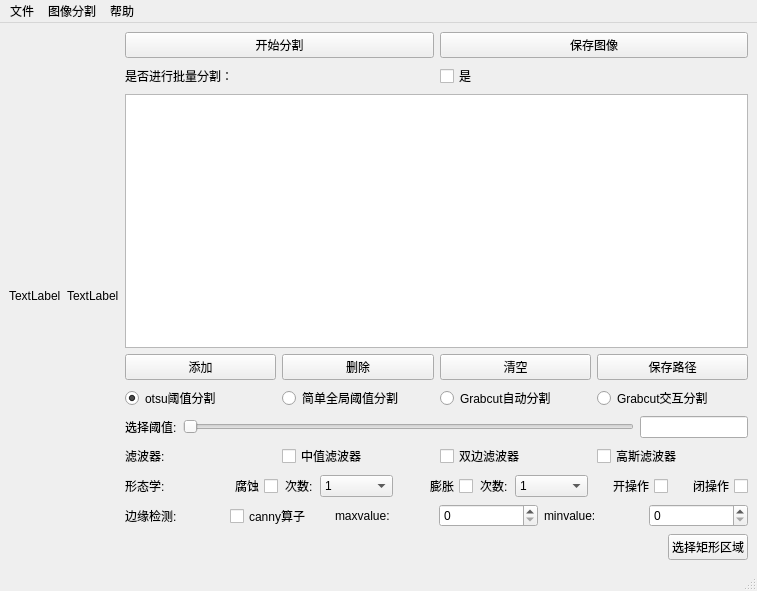
<?xml version="1.0" encoding="UTF-8"?>
<ui version="4.0">
 <class>MainWindow</class>
 <widget class="QMainWindow" name="MainWindow">
  <property name="geometry">
   <rect>
    <x>0</x>
    <y>0</y>
    <width>757</width>
    <height>591</height>
   </rect>
  </property>
  <property name="windowTitle">
   <string>MainWindow</string>
  </property>
  <widget class="QWidget" name="centralwidget">
   <layout class="QGridLayout" name="gridLayout">
    <item row="0" column="0">
     <widget class="QLabel" name="label">
      <property name="text">
       <string>TextLabel</string>
      </property>
     </widget>
    </item>
    <item row="0" column="2">
     <layout class="QVBoxLayout" name="verticalLayout_2">
      <item>
       <layout class="QHBoxLayout" name="horizontalLayout_6">
        <item>
         <widget class="QPushButton" name="pushButton">
          <property name="text">
           <string>开始分割</string>
          </property>
         </widget>
        </item>
        <item>
         <widget class="QPushButton" name="pushButton_2">
          <property name="text">
           <string>保存图像</string>
          </property>
         </widget>
        </item>
       </layout>
      </item>
      <item>
       <layout class="QHBoxLayout" name="horizontalLayout_3">
        <item>
         <widget class="QLabel" name="label_2">
          <property name="layoutDirection">
           <enum>Qt::RightToLeft</enum>
          </property>
          <property name="text">
           <string>是否进行批量分割：</string>
          </property>
         </widget>
        </item>
        <item>
         <widget class="QCheckBox" name="checkBox">
          <property name="text">
           <string>是</string>
          </property>
         </widget>
        </item>
       </layout>
      </item>
      <item>
       <widget class="QListWidget" name="listWidget"/>
      </item>
      <item>
       <layout class="QHBoxLayout" name="horizontalLayout_2">
        <item>
         <widget class="QPushButton" name="pushButton_3">
          <property name="text">
           <string>添加</string>
          </property>
         </widget>
        </item>
        <item>
         <widget class="QPushButton" name="pushButton_4">
          <property name="text">
           <string>删除</string>
          </property>
         </widget>
        </item>
        <item>
         <widget class="QPushButton" name="pushButton_5">
          <property name="text">
           <string>清空</string>
          </property>
         </widget>
        </item>
        <item>
         <widget class="QPushButton" name="pushButton_6">
          <property name="text">
           <string>保存路径</string>
          </property>
         </widget>
        </item>
       </layout>
      </item>
      <item>
       <layout class="QHBoxLayout" name="horizontalLayout">
        <item>
         <widget class="QRadioButton" name="radioButton">
          <property name="text">
           <string>otsu阈值分割</string>
          </property>
          <property name="checked">
           <bool>true</bool>
          </property>
         </widget>
        </item>
        <item>
         <widget class="QRadioButton" name="radioButton_3">
          <property name="text">
           <string>简单全局阈值分割</string>
          </property>
         </widget>
        </item>
        <item>
         <widget class="QRadioButton" name="radioButton_4">
          <property name="text">
           <string>Grabcut自动分割</string>
          </property>
         </widget>
        </item>
        <item>
         <widget class="QRadioButton" name="radioButton_5">
          <property name="text">
           <string>Grabcut交互分割</string>
          </property>
         </widget>
        </item>
       </layout>
      </item>
      <item>
       <layout class="QHBoxLayout" name="horizontalLayout_7">
        <item>
         <widget class="QLabel" name="label_8">
          <property name="sizePolicy">
           <sizepolicy hsizetype="Maximum" vsizetype="Preferred">
            <horstretch>0</horstretch>
            <verstretch>0</verstretch>
           </sizepolicy>
          </property>
          <property name="text">
           <string>选择阈值:</string>
          </property>
         </widget>
        </item>
        <item>
         <widget class="QSlider" name="horizontalSlider">
          <property name="sizePolicy">
           <sizepolicy hsizetype="Preferred" vsizetype="Fixed">
            <horstretch>0</horstretch>
            <verstretch>0</verstretch>
           </sizepolicy>
          </property>
          <property name="orientation">
           <enum>Qt::Horizontal</enum>
          </property>
         </widget>
        </item>
        <item>
         <widget class="QLineEdit" name="lineEdit">
          <property name="sizePolicy">
           <sizepolicy hsizetype="Maximum" vsizetype="Fixed">
            <horstretch>0</horstretch>
            <verstretch>0</verstretch>
           </sizepolicy>
          </property>
          <property name="minimumSize">
           <size>
            <width>0</width>
            <height>0</height>
           </size>
          </property>
         </widget>
        </item>
       </layout>
      </item>
      <item>
       <layout class="QVBoxLayout" name="verticalLayout">
        <item>
         <layout class="QHBoxLayout" name="horizontalLayout_4">
          <item>
           <widget class="QLabel" name="label_3">
            <property name="text">
             <string>滤波器:</string>
            </property>
           </widget>
          </item>
          <item>
           <widget class="QCheckBox" name="checkBox_2">
            <property name="text">
             <string>中值滤波器</string>
            </property>
           </widget>
          </item>
          <item>
           <widget class="QCheckBox" name="checkBox_3">
            <property name="text">
             <string>双边滤波器</string>
            </property>
           </widget>
          </item>
          <item>
           <widget class="QCheckBox" name="checkBox_4">
            <property name="text">
             <string>高斯滤波器</string>
            </property>
           </widget>
          </item>
         </layout>
        </item>
        <item>
         <layout class="QHBoxLayout" name="horizontalLayout_5" stretch="0,0,0,0,0,0,0,0,0">
          <property name="spacing">
           <number>7</number>
          </property>
          <property name="leftMargin">
           <number>0</number>
          </property>
          <property name="topMargin">
           <number>0</number>
          </property>
          <property name="rightMargin">
           <number>0</number>
          </property>
          <property name="bottomMargin">
           <number>0</number>
          </property>
          <item>
           <widget class="QLabel" name="label_4">
            <property name="sizePolicy">
             <sizepolicy hsizetype="Preferred" vsizetype="Preferred">
              <horstretch>0</horstretch>
              <verstretch>0</verstretch>
             </sizepolicy>
            </property>
            <property name="text">
             <string>形态学:</string>
            </property>
            <property name="buddy">
             <cstring>checkBox_4</cstring>
            </property>
           </widget>
          </item>
          <item>
           <widget class="QCheckBox" name="checkBox_5">
            <property name="sizePolicy">
             <sizepolicy hsizetype="Preferred" vsizetype="Preferred">
              <horstretch>0</horstretch>
              <verstretch>0</verstretch>
             </sizepolicy>
            </property>
            <property name="tabletTracking">
             <bool>false</bool>
            </property>
            <property name="layoutDirection">
             <enum>Qt::RightToLeft</enum>
            </property>
            <property name="autoFillBackground">
             <bool>false</bool>
            </property>
            <property name="text">
             <string>腐蚀</string>
            </property>
            <property name="checked">
             <bool>false</bool>
            </property>
           </widget>
          </item>
          <item>
           <widget class="QLabel" name="label_5">
            <property name="sizePolicy">
             <sizepolicy hsizetype="Maximum" vsizetype="Preferred">
              <horstretch>0</horstretch>
              <verstretch>0</verstretch>
             </sizepolicy>
            </property>
            <property name="text">
             <string>次数:</string>
            </property>
           </widget>
          </item>
          <item>
           <widget class="QComboBox" name="comboBox">
            <item>
             <property name="text">
              <string>1</string>
             </property>
            </item>
            <item>
             <property name="text">
              <string>2</string>
             </property>
            </item>
            <item>
             <property name="text">
              <string>3</string>
             </property>
            </item>
            <item>
             <property name="text">
              <string>4</string>
             </property>
            </item>
            <item>
             <property name="text">
              <string>5</string>
             </property>
            </item>
           </widget>
          </item>
          <item>
           <widget class="QCheckBox" name="checkBox_6">
            <property name="sizePolicy">
             <sizepolicy hsizetype="Preferred" vsizetype="Fixed">
              <horstretch>0</horstretch>
              <verstretch>0</verstretch>
             </sizepolicy>
            </property>
            <property name="layoutDirection">
             <enum>Qt::RightToLeft</enum>
            </property>
            <property name="text">
             <string>膨胀</string>
            </property>
           </widget>
          </item>
          <item>
           <widget class="QLabel" name="label_6">
            <property name="sizePolicy">
             <sizepolicy hsizetype="Maximum" vsizetype="Preferred">
              <horstretch>0</horstretch>
              <verstretch>0</verstretch>
             </sizepolicy>
            </property>
            <property name="text">
             <string>次数:</string>
            </property>
           </widget>
          </item>
          <item>
           <widget class="QComboBox" name="comboBox_2">
            <item>
             <property name="text">
              <string>1</string>
             </property>
            </item>
            <item>
             <property name="text">
              <string>2</string>
             </property>
            </item>
            <item>
             <property name="text">
              <string>3</string>
             </property>
            </item>
            <item>
             <property name="text">
              <string>4</string>
             </property>
            </item>
            <item>
             <property name="text">
              <string>5</string>
             </property>
            </item>
           </widget>
          </item>
          <item>
           <widget class="QCheckBox" name="checkBox_7">
            <property name="sizePolicy">
             <sizepolicy hsizetype="Preferred" vsizetype="Fixed">
              <horstretch>0</horstretch>
              <verstretch>0</verstretch>
             </sizepolicy>
            </property>
            <property name="layoutDirection">
             <enum>Qt::RightToLeft</enum>
            </property>
            <property name="text">
             <string>开操作</string>
            </property>
           </widget>
          </item>
          <item>
           <widget class="QCheckBox" name="checkBox_8">
            <property name="sizePolicy">
             <sizepolicy hsizetype="Preferred" vsizetype="Fixed">
              <horstretch>0</horstretch>
              <verstretch>0</verstretch>
             </sizepolicy>
            </property>
            <property name="layoutDirection">
             <enum>Qt::RightToLeft</enum>
            </property>
            <property name="text">
             <string>闭操作</string>
            </property>
           </widget>
          </item>
         </layout>
        </item>
       </layout>
      </item>
      <item>
       <layout class="QHBoxLayout" name="horizontalLayout_8">
        <item>
         <widget class="QLabel" name="label_9">
          <property name="text">
           <string>边缘检测:</string>
          </property>
         </widget>
        </item>
        <item>
         <widget class="QCheckBox" name="checkBox_9">
          <property name="text">
           <string>canny算子</string>
          </property>
         </widget>
        </item>
        <item>
         <widget class="QLabel" name="label_10">
          <property name="text">
           <string>maxvalue:</string>
          </property>
         </widget>
        </item>
        <item>
         <widget class="QSpinBox" name="spinBox"/>
        </item>
        <item>
         <widget class="QLabel" name="label_11">
          <property name="text">
           <string>minvalue:</string>
          </property>
         </widget>
        </item>
        <item>
         <widget class="QSpinBox" name="spinBox_2"/>
        </item>
       </layout>
      </item>
      <item>
       <layout class="QHBoxLayout" name="horizontalLayout_9">
        <item>
         <spacer name="horizontalSpacer">
          <property name="orientation">
           <enum>Qt::Horizontal</enum>
          </property>
          <property name="sizeHint" stdset="0">
           <size>
            <width>40</width>
            <height>20</height>
           </size>
          </property>
         </spacer>
        </item>
        <item>
         <widget class="QPushButton" name="pushButton_7">
          <property name="text">
           <string>选择矩形区域</string>
          </property>
         </widget>
        </item>
       </layout>
      </item>
     </layout>
    </item>
    <item row="0" column="1">
     <widget class="QLabel" name="label_7">
      <property name="text">
       <string>TextLabel</string>
      </property>
     </widget>
    </item>
   </layout>
  </widget>
  <widget class="QMenuBar" name="menubar">
   <property name="geometry">
    <rect>
     <x>0</x>
     <y>0</y>
     <width>757</width>
     <height>25</height>
    </rect>
   </property>
   <widget class="QMenu" name="menu">
    <property name="title">
     <string>文件</string>
    </property>
    <addaction name="actiondakai"/>
    <addaction name="actionbaocun"/>
   </widget>
   <widget class="QMenu" name="menu_2">
    <property name="title">
     <string>图像分割</string>
    </property>
    <addaction name="actionotsu"/>
    <addaction name="actionjiandanyuzhi"/>
    <addaction name="actionGrabcut"/>
   </widget>
   <widget class="QMenu" name="menu_3">
    <property name="title">
     <string>帮助</string>
    </property>
   </widget>
   <addaction name="menu"/>
   <addaction name="menu_2"/>
   <addaction name="menu_3"/>
  </widget>
  <widget class="QStatusBar" name="statusbar"/>
  <action name="actiondakai">
   <property name="text">
    <string>打开</string>
   </property>
  </action>
  <action name="actionbaocun">
   <property name="text">
    <string>保存</string>
   </property>
   <property name="shortcut">
    <string>Ctrl+S</string>
   </property>
  </action>
  <action name="actionotsu">
   <property name="text">
    <string>otsu</string>
   </property>
  </action>
  <action name="actionjiandanyuzhi">
   <property name="text">
    <string>简单阈值</string>
   </property>
  </action>
  <action name="actionGrabcut">
   <property name="text">
    <string>Grabcut</string>
   </property>
  </action>
 </widget>
 <resources/>
 <connections>
  <connection>
   <sender>checkBox_5</sender>
   <signal>clicked(bool)</signal>
   <receiver>comboBox</receiver>
   <slot>setVisible(bool)</slot>
   <hints>
    <hint type="sourcelabel">
     <x>289</x>
     <y>518</y>
    </hint>
    <hint type="destinationlabel">
     <x>386</x>
     <y>518</y>
    </hint>
   </hints>
  </connection>
  <connection>
   <sender>checkBox_5</sender>
   <signal>clicked(bool)</signal>
   <receiver>label_5</receiver>
   <slot>setVisible(bool)</slot>
   <hints>
    <hint type="sourcelabel">
     <x>289</x>
     <y>518</y>
    </hint>
    <hint type="destinationlabel">
     <x>334</x>
     <y>518</y>
    </hint>
   </hints>
  </connection>
  <connection>
   <sender>checkBox_6</sender>
   <signal>clicked(bool)</signal>
   <receiver>label_6</receiver>
   <slot>setVisible(bool)</slot>
   <hints>
    <hint type="sourcelabel">
     <x>451</x>
     <y>517</y>
    </hint>
    <hint type="destinationlabel">
     <x>496</x>
     <y>518</y>
    </hint>
   </hints>
  </connection>
  <connection>
   <sender>checkBox_6</sender>
   <signal>clicked(bool)</signal>
   <receiver>comboBox_2</receiver>
   <slot>setVisible(bool)</slot>
   <hints>
    <hint type="sourcelabel">
     <x>451</x>
     <y>517</y>
    </hint>
    <hint type="destinationlabel">
     <x>548</x>
     <y>518</y>
    </hint>
   </hints>
  </connection>
  <connection>
   <sender>checkBox_9</sender>
   <signal>clicked(bool)</signal>
   <receiver>label_10</receiver>
   <slot>setVisible(bool)</slot>
   <hints>
    <hint type="sourcelabel">
     <x>304</x>
     <y>540</y>
    </hint>
    <hint type="destinationlabel">
     <x>395</x>
     <y>539</y>
    </hint>
   </hints>
  </connection>
  <connection>
   <sender>checkBox_9</sender>
   <signal>clicked(bool)</signal>
   <receiver>spinBox</receiver>
   <slot>setVisible(bool)</slot>
   <hints>
    <hint type="sourcelabel">
     <x>321</x>
     <y>537</y>
    </hint>
    <hint type="destinationlabel">
     <x>478</x>
     <y>543</y>
    </hint>
   </hints>
  </connection>
  <connection>
   <sender>checkBox_9</sender>
   <signal>clicked(bool)</signal>
   <receiver>label_11</receiver>
   <slot>setVisible(bool)</slot>
   <hints>
    <hint type="sourcelabel">
     <x>267</x>
     <y>542</y>
    </hint>
    <hint type="destinationlabel">
     <x>605</x>
     <y>547</y>
    </hint>
   </hints>
  </connection>
  <connection>
   <sender>checkBox_9</sender>
   <signal>clicked(bool)</signal>
   <receiver>spinBox_2</receiver>
   <slot>setVisible(bool)</slot>
   <hints>
    <hint type="sourcelabel">
     <x>306</x>
     <y>537</y>
    </hint>
    <hint type="destinationlabel">
     <x>703</x>
     <y>540</y>
    </hint>
   </hints>
  </connection>
 </connections>
</ui>
